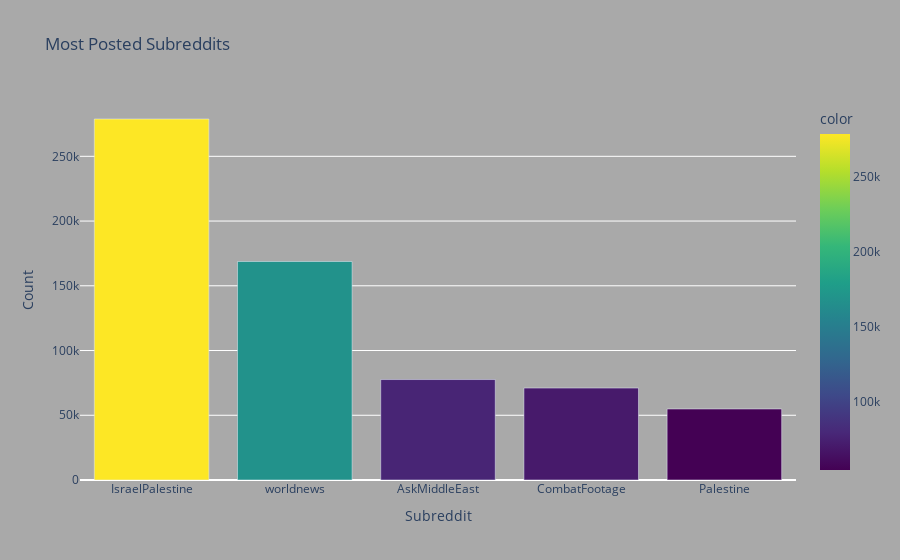

Notebook code cell kept with this figure:
### Code cell
import pandas as pd
import plotly.express as px

subreddit_counts = df['subreddit'].value_counts()

subreddits = subreddit_counts.head(5)

fig = px.bar(subreddits, 
             x=subreddits.index, 
             y=subreddits.values,
             labels={'x': 'Subreddit', 'y': 'Counts'},
             title='Most Posted Subreddits',
             color=subreddits.values,
             color_continuous_scale=px.colors.sequential.Viridis)

fig.update_layout(paper_bgcolor='darkgrey', plot_bgcolor='darkgrey')

fig.update_xaxes(title='Subreddit')
fig.update_yaxes(title='Count')

fig.show()

### Figure 1 — Plotly figure (JSON) as saved in the notebook; plotly's stock layout.template omitted (floating-point values rounded to 4 significant figures)
{"data": [{"alignmentgroup": "True", "hovertemplate": "index=%{x}<br>Counts=%{y}<br>color=%{marker.color}<extra></extra>", "legendgroup": "", "marker": {"color": [278822, 168751, 77594, 71017, 54864], "coloraxis": "coloraxis", "pattern": {"shape": ""}}, "name": "", "offsetgroup": "", "orientation": "v", "showlegend": false, "textposition": "auto", "type": "bar", "x": ["IsraelPalestine", "worldnews", "AskMiddleEast", "CombatFootage", "Palestine"], "xaxis": "x", "y": [278822, 168751, 77594, 71017, 54864], "yaxis": "y"}], "layout": {"barmode": "relative", "coloraxis": {"colorbar": {"title": {"text": "color"}}, "colorscale": [[0, "#440154"], [0.1111, "#482878"], [0.2222, "#3e4989"], [0.3333, "#31688e"], [0.4444, "#26828e"], [0.5556, "#1f9e89"], [0.6667, "#35b779"], [0.7778, "#6ece58"], [0.8889, "#b5de2b"], [1, "#fde725"]]}, "legend": {"tracegroupgap": 0}, "paper_bgcolor": "darkgrey", "plot_bgcolor": "darkgrey", "title": {"text": "Most Posted Subreddits"}, "xaxis": {"anchor": "y", "domain": [0, 1], "title": {"text": "Subreddit"}}, "yaxis": {"anchor": "x", "domain": [0, 1], "title": {"text": "Count"}}}}
